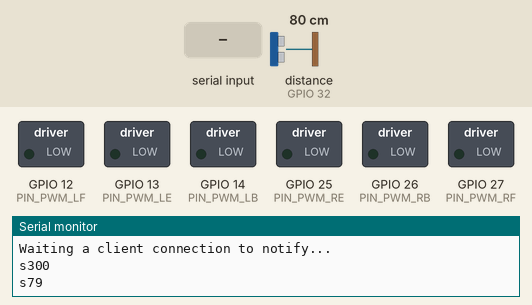
Recording of a sketch running on a simulated ESP32. Shown: switched loads named in the sketch (green lamp = pin HIGH), the last lines printed to the serial monitor. Wiring (inferred from the names in the program): ultrasonic range finder: trigger GPIO 33; echo GPIO 32. The test bench sets the inputs (shaded band); at power-on: distance to the obstacle (sensor on GPIO 32) 80 cm. The echo pulse lasts 58.3 µs per cm; nothing arrives over Bluetooth unless stated; a phone connects over Bluetooth LE 3 s after start; pins used as bus, display or sensor lines are not drawn.

Above: at 1.2 s.
1.3 s: "c90\n" received over Serial
At 2.3 s:
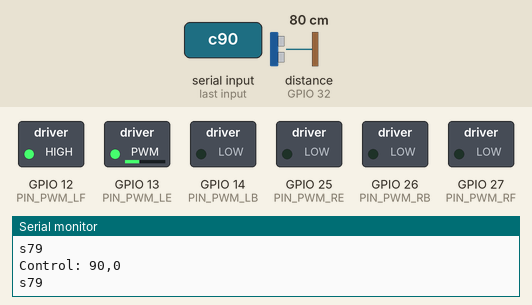
2.8 s: "c,45\n" received over Serial
At 3.5 s:
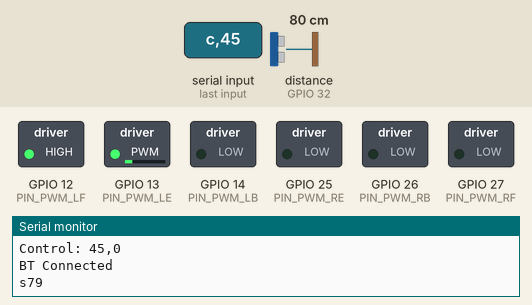
4.3 s: "h90\n" received over Serial
At 5.5 s:
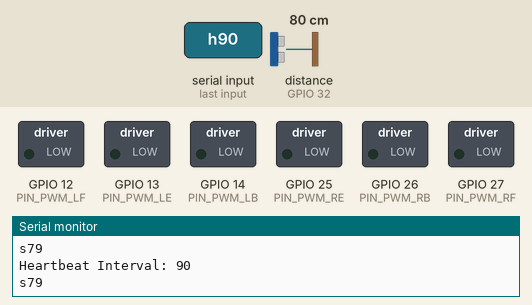
Timing chart, 0 to 7.3 s (numbered marks = the images above; inputs shaded):
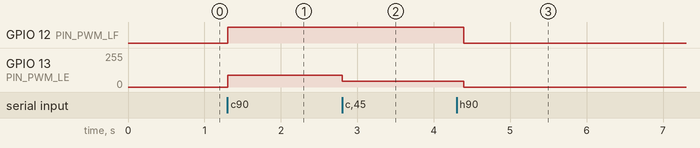

Measured:
- after the input at 1.3 s, GPIO 12 (PIN_PWM_LF): LOW → HIGH at once; GPIO 13 (PIN_PWM_LE): 0/255 → 90/255 at once
- after the input at 2.8 s, GPIO 13 (PIN_PWM_LE): 90/255 → 45/255 at once
- after the input at 4.3 s, GPIO 12 (PIN_PWM_LF): HIGH → LOW after 0.09 s; GPIO 13 (PIN_PWM_LE): 45/255 → 0/255 after 0.09 s

The sketch:

Person-Following-Robot.ino
```cpp
#define HAS_SONAR 1
//PWM properties
const int FREQ = 5000;
const int RES = 8;
const int CH_PWM_L = 0;
const int CH_PWM_R = 1;
const int PIN_PWM_LE = 13;
const int PIN_PWM_LF = 12;
const int PIN_PWM_LB = 14;
const int PIN_PWM_RF = 27;
const int PIN_PWM_RB = 26;
const int PIN_PWM_RE = 25;
const int PIN_TRIGGER = 33;
const int PIN_ECHO = 32;

//Bluetooth
#include <BLEDevice.h>
#include <BLEServer.h>
#include <BLEUtils.h>
#include <BLE2902.h>

BLEServer *bleServer = NULL;
BLECharacteristic *pTxCharacteristic;
BLECharacteristic *pRxCharacteristic;
bool deviceConnected = false;
bool oldDeviceConnected = false;
const char *SERVICE_UUID = "61653dc3-4021-4d1e-ba83-8b4eec61d613";  // UART service UUID
const char *CHARACTERISTIC_UUID_RX = "06386c14-86ea-4d71-811c-48f97c58f8c9";
const char *CHARACTERISTIC_UUID_TX = "9bf1103b-834c-47cf-b149-c9e4bcf778a7";

enum msgParts {
  HEADER,
  BODY
};

msgParts msgPart = HEADER;
char header;
char endChar = '\n';
const char MAX_MSG_SZ = 60;
char msg_buf[MAX_MSG_SZ] = "";
int msg_idx = 0;

void on_ble_rx(char inChar) {
  if (inChar != endChar) {
    switch (msgPart) {
      case HEADER:
        process_header(inChar);
        return;
      case BODY:
        process_body(inChar);
        return;
    }
  } else {
    msg_buf[msg_idx] = '\0';  // end of message
    parse_msg();
  }
}

//Initialization of classes for bluetooth
class MyServerCallbacks : public BLEServerCallbacks {
  void onConnect(BLEServer *bleServer, esp_ble_gatts_cb_param_t *param) {
    deviceConnected = true;
    Serial.println("BT Connected");
  };

  void onDisconnect(BLEServer *bleServer) {
    deviceConnected = false;
    Serial.println("BT Disconnected");
  }
};

class MyCallbacks : public BLECharacteristicCallbacks {
  void onWrite(BLECharacteristic *pCharacteristic) {
    std::string bleReceiver = pCharacteristic->getValue();
    if (bleReceiver.length() > 0) {
      for (int i = 0; i < bleReceiver.length(); i++) {
        on_ble_rx(bleReceiver[i]);
      }
    }
  }
};


//------------------------------------------------------//
// INITIALIZATION
//------------------------------------------------------//

#if (HAS_SONAR)
// Sonar sensor
const float US_TO_CM = 0.01715;               //cm/uS -> (343 * 100 / 1000000) / 2;
const unsigned int MAX_SONAR_DISTANCE = 300;  //cm
const unsigned long MAX_SONAR_TIME = (long)MAX_SONAR_DISTANCE * 2 * 10 / 343 + 1;
const unsigned int STOP_DISTANCE = 10;  //cm
unsigned long sonar_interval = 1000;
unsigned long sonar_time = 0;
boolean sonar_sent = false;
boolean ping_success = false;
unsigned int distance = -1;           //cm
unsigned int distance_estimate = -1;  //cm
unsigned long start_time;
unsigned long echo_time = 0;
#else
const unsigned int TURN_DISTANCE = -1;  //cm
const unsigned int STOP_DISTANCE = 0;   //cm
unsigned int distance_estimate = -1;    //cm
#endif

//Vehicle Control
int ctrl_left = 0;
int ctrl_right = 0;

//Heartbeat
unsigned long heartbeat_interval = -1;
unsigned long heartbeat_time = 0;

//------------------------------------------------------//
// SETUP
//------------------------------------------------------//
void setup() {
// Initialize with the I2C addr 0x3C
#if (HAS_SONAR)
  pinMode(PIN_ECHO, INPUT);
  pinMode(PIN_TRIGGER, OUTPUT);
#endif

  // PWMs
  // Configure PWM functionalitites
  ledcSetup(CH_PWM_L, FREQ, RES);
  ledcSetup(CH_PWM_R, FREQ, RES);

  // Attach the channel to the GPIO to be controlled
  ledcAttachPin(PIN_PWM_LE, CH_PWM_L);
  pinMode(PIN_PWM_LF, OUTPUT);
  pinMode(PIN_PWM_LB, OUTPUT);
  pinMode(PIN_PWM_RF, OUTPUT);
  pinMode(PIN_PWM_RB, OUTPUT);
  ledcAttachPin(PIN_PWM_RE, CH_PWM_R);


  Serial.begin(115200, SERIAL_8N1);
  Serial.println('r');

  //bluetooth
  String ble_name = "Adithya's ESP32";
  BLEDevice::init(ble_name.c_str());
  bleServer = BLEDevice::createServer();
  bleServer->setCallbacks(new MyServerCallbacks());
  BLEService *pService = bleServer->createService(BLEUUID(SERVICE_UUID));

  pTxCharacteristic = pService->createCharacteristic(BLEUUID(CHARACTERISTIC_UUID_TX), BLECharacteristic::PROPERTY_NOTIFY);
  pTxCharacteristic->addDescriptor(new BLE2902());

  pRxCharacteristic = pService->createCharacteristic(BLEUUID(CHARACTERISTIC_UUID_RX), BLECharacteristic::PROPERTY_WRITE_NR);
  pRxCharacteristic->setCallbacks(new MyCallbacks());
  pRxCharacteristic->addDescriptor(new BLE2902());

  pService->start();

  // Start advertising
  BLEAdvertising *pAdvertising = BLEDevice::getAdvertising();
  pAdvertising->addServiceUUID(BLEUUID(SERVICE_UUID));
  bleServer->getAdvertising()->start();
  Serial.println("Waiting a client connection to notify...");
}

//------------------------------------------------------//
//LOOP
//------------------------------------------------------//
void loop() {
  // disconnecting
  if (!deviceConnected && oldDeviceConnected) {
    delay(500);                     // give the bluetooth stack the chance to get things ready
    bleServer->startAdvertising();  // restart advertising
    Serial.println("Waiting a client connection to notify...");
    oldDeviceConnected = deviceConnected;
  }
  // connecting
  if (deviceConnected && !oldDeviceConnected) {
    oldDeviceConnected = deviceConnected;
  }

  if (Serial.available() > 0) {
    on_serial_rx();
  }
  if (distance_estimate <= STOP_DISTANCE && ctrl_left > 0 && ctrl_right > 0) {
    ctrl_left = 0;
    ctrl_right = 0;
  }
  if ((millis() - heartbeat_time) >= heartbeat_interval) {
    ctrl_left = 0;
    ctrl_right = 0;
  }

  update_vehicle();

#if HAS_SONAR
  // Check for successful sonar reading
  if (!sonar_sent && ping_success) {
    distance = echo_time * US_TO_CM;
    update_distance_estimate();
    send_sonar_reading();
    sonar_sent = true;
  }
  // Measure distance every sonar_interval
  if ((millis() - sonar_time) >= max(sonar_interval, MAX_SONAR_TIME)) {
    if (!sonar_sent && !ping_success) {  // Send max val if last ping was not returned
      distance = MAX_SONAR_DISTANCE;
      update_distance_estimate();
      send_sonar_reading();
      sonar_sent = true;
    }
    sonar_time = millis();
    sonar_sent = false;
    send_ping();
  }
#endif
}

//------------------------------------------------------//
// FUNCTIONS
//------------------------------------------------------//

void update_vehicle() {
  update_left_motors();
  update_right_motors();
  //update_servo();
  //update_indicators();
}

void update_left_motors() {
  if (ctrl_left < 0) {
    ledcWrite(CH_PWM_L, -ctrl_left);
    digitalWrite(PIN_PWM_LF, LOW);
    digitalWrite(PIN_PWM_LB, HIGH);
  } else if (ctrl_left > 0) {
    ledcWrite(CH_PWM_L, ctrl_left);
    digitalWrite(PIN_PWM_LF, HIGH);
    digitalWrite(PIN_PWM_LB, LOW);
  } else {
    ledcWrite(CH_PWM_L, ctrl_left);
    digitalWrite(PIN_PWM_LF, LOW);
    digitalWrite(PIN_PWM_LB, LOW);
  }
}

void update_right_motors() {
  if (ctrl_right < 0) {
    ledcWrite(CH_PWM_R, -ctrl_right);
    digitalWrite(PIN_PWM_RF, LOW);
    digitalWrite(PIN_PWM_RB, HIGH);
  } else if (ctrl_right > 0) {
    ledcWrite(CH_PWM_R, ctrl_right);
    digitalWrite(PIN_PWM_RF, HIGH);
    digitalWrite(PIN_PWM_RB, LOW);
  } else {
    ledcWrite(CH_PWM_R, ctrl_right);
    digitalWrite(PIN_PWM_RF, LOW);
    digitalWrite(PIN_PWM_RB, LOW);
  }

  //void update_servo() {
  //
  //}

  //void update_indicators(){
  //
  //}
}

void process_ctrl_msg() {
  char *tmp;                    // this is used by strtok() as an index
  tmp = strtok(msg_buf, ",:");  // replace delimiter with \0
  ctrl_left = atoi(tmp);        // convert to int
  tmp = strtok(NULL, ",:");     // continues where the previous call left off
  ctrl_right = atoi(tmp);       // convert to int
  Serial.print("Control: ");
  Serial.print(ctrl_left);
  Serial.print(",");
  Serial.println(ctrl_right);
}

void process_heartbeat_msg() {
  heartbeat_interval = atol(msg_buf);  // convert to long
  heartbeat_time = millis();
  Serial.print("Heartbeat Interval: ");
  Serial.println(heartbeat_interval);
}

#if HAS_SONAR
void process_sonar_msg() {
  sonar_interval = atol(msg_buf);  // convert to long
}
#endif

void process_feature_msg() {
  String msg = "fDIY_ESP32:";
#if HAS_SONAR
  msg += "s:";
#endif
  sendData(msg);
}

void on_serial_rx() {
  char inChar = Serial.read();
  if (inChar != endChar) {
    switch (msgPart) {
      case HEADER:
        process_header(inChar);
        return;
      case BODY:
        process_body(inChar);
        return;
    }
  } else {
    msg_buf[msg_idx] = '\0';  // end of message
    parse_msg();
  }
}

void process_header(char inChar) {
  header = inChar;
  msgPart = BODY;
}

void process_body(char inChar) {
  // Add the incoming byte to the buffer
  msg_buf[msg_idx] = inChar;
  msg_idx++;
}

void parse_msg() {
  switch (header) {
    case 'c':
      process_ctrl_msg();
      break;
    case 'f':
      process_feature_msg();
      break;
    case 'h':
      process_heartbeat_msg();
      break;
#if HAS_SONAR
    case 's':
      process_sonar_msg();
      break;
#endif

  }
  msg_idx = 0;
  msgPart = HEADER;
  header = '\0';
}

#if HAS_SONAR
void send_sonar_reading() {
  sendData("s" + String(distance_estimate));
}

// Send pulse by toggling trigger pin
void send_ping() {
  echo_time = 0;
  ping_success = false;
  if (PIN_TRIGGER == PIN_ECHO)
    pinMode(PIN_TRIGGER, OUTPUT);
  digitalWrite(PIN_TRIGGER, LOW);
  delayMicroseconds(5);
  digitalWrite(PIN_TRIGGER, HIGH);
  delayMicroseconds(10);
  digitalWrite(PIN_TRIGGER, LOW);
  if (PIN_TRIGGER == PIN_ECHO)
    pinMode(PIN_ECHO, INPUT);
  attachInterrupt(digitalPinToInterrupt(PIN_ECHO), start_timer, RISING);
}

void update_distance_estimate() {
  distance_estimate = distance;
}
#endif

void sendData(String data) {
Serial.print(data);
Serial.println();
  if (deviceConnected) {
    char outData[MAX_MSG_SZ] = "";
    for (int i = 0; i < data.length(); i++) {
      outData[i] = data[i];
    }
    pTxCharacteristic->setValue(outData);
    pTxCharacteristic->notify();
  }
}

//------------------------------------------------------//
// INTERRUPT SERVICE ROUTINES (ISR)
//------------------------------------------------------//
#if HAS_SONAR
// ISR: Start timer to measure the time it takes for the pulse to return
void start_timer() {
  start_time = micros();
  attachInterrupt(digitalPinToInterrupt(PIN_ECHO), stop_timer, FALLING);
}

// ISR: Stop timer and record the time
void stop_timer() {
  echo_time = micros() - start_time;
  detachInterrupt(digitalPinToInterrupt(PIN_ECHO));
  ping_success = true;
}
#endif
```
